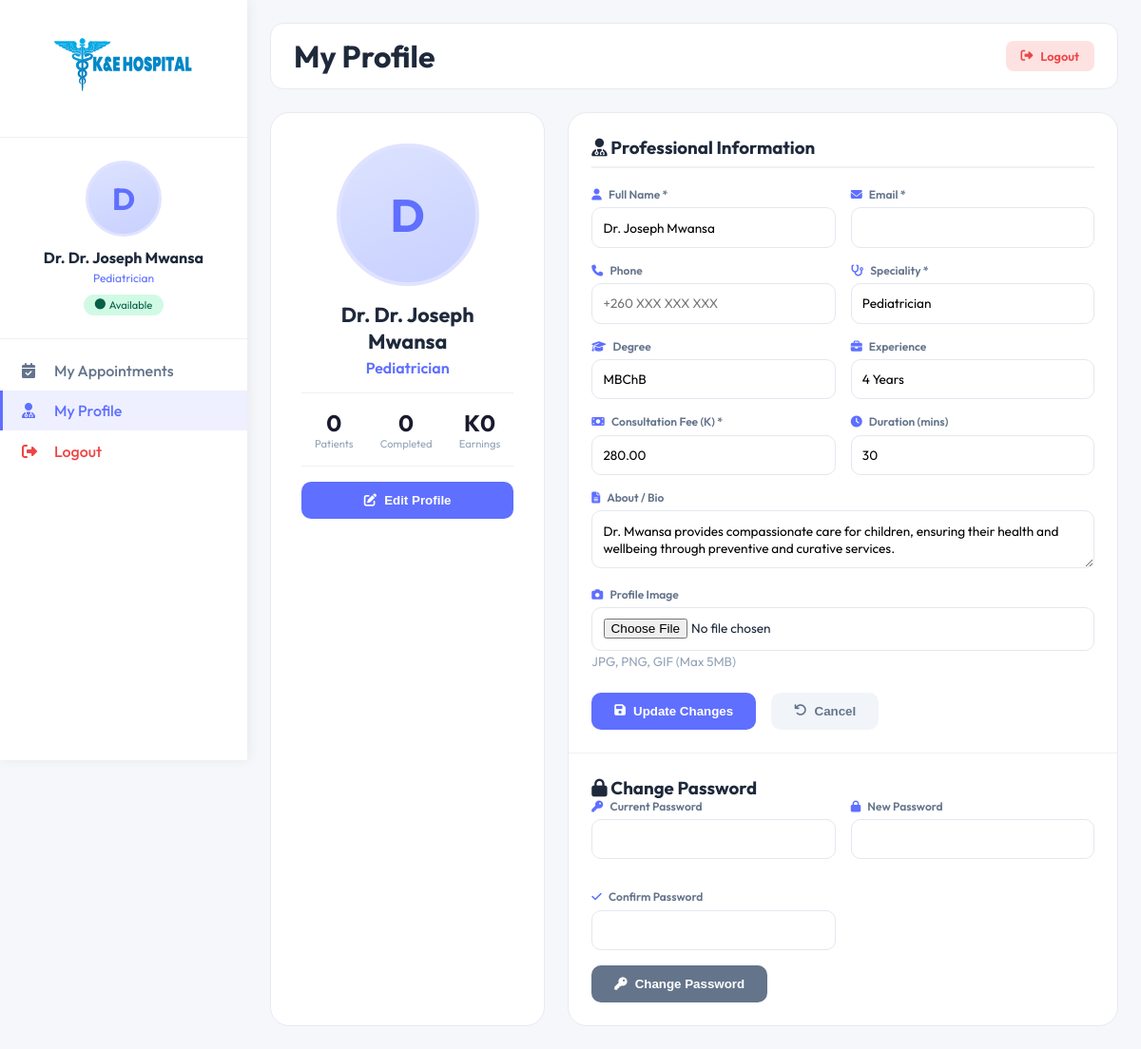
Before: /frontend/doctor-profile.php (signed in) with the older database file.
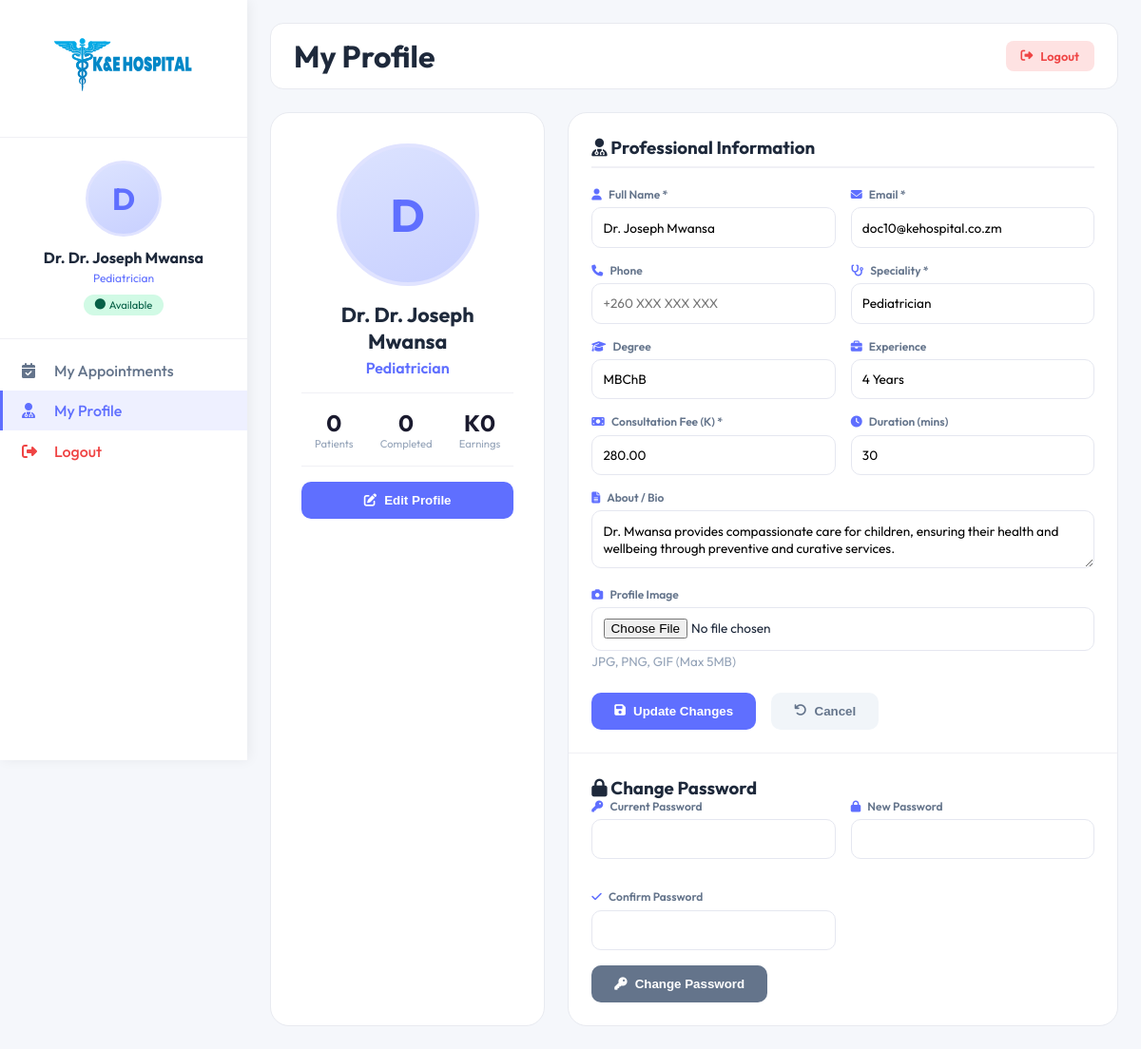
After: the same page with the newer database file.
### tables this page shows
CREATE TABLE doctors (
    doctor_id VARCHAR(50) PRIMARY KEY,
    name VARCHAR(100) NOT NULL,
    email VARCHAR(100) UNIQUE,
    password VARCHAR(255),  
    profile_image VARCHAR(255) DEFAULT '/frontend/assets/upload_area.png',  
    image_path VARCHAR(255),  
    speciality VARCHAR(100) NOT NULL,
    degree VARCHAR(50) NOT NULL,
    experience VARCHAR(50) NOT NULL,
    about TEXT,
    fees DECIMAL(10, 2) NOT NULL,
    address_line1 VARCHAR(255),
    address_line2 VARCHAR(255),
    consultation_duration INT DEFAULT 30,  
    is_available BOOLEAN DEFAULT TRUE,
    rating DECIMAL(3,2) DEFAULT 0,  
    total_reviews INT DEFAULT 0,
    created_at TIMESTAMP DEFAULT CURRENT_TIMESTAMP,
    updated_at TIMESTAMP DEFAULT CURRENT_TIMESTAMP ON UPDATE CURRENT_TIMESTAMP,
    INDEX idx_speciality (speciality),
    INDEX idx_is_available (is_available),
    INDEX idx_rating (rating)
);

### frontend/doctor-profile.php (the view, shortened to what this page needs)
<?php
$host     = 'localhost';
$dbname   = 'ke_hospital';
$username = 'root';
$password = '';
$doctor_id   = $_SESSION['doctor_id'];
$doctor = array();
try {
    $pdo = new PDO("mysql:host=$host;dbname=$dbname;charset=utf8", $username, $password);
    $pdo->setAttribute(PDO::ATTR_ERRMODE, PDO::ERRMODE_EXCEPTION);
    $pdo->setAttribute(PDO::ATTR_DEFAULT_FETCH_MODE, PDO::FETCH_ASSOC);
    $stmt = $pdo->prepare("
        SELECT
            d.*,
            COUNT(a.appointment_id) as total_appointments,
            SUM(CASE WHEN a.status = 'Completed' THEN 1 ELSE 0 END) as completed_appointments,
            SUM(CASE WHEN a.status = 'Pending' THEN 1 ELSE 0 END) as pending_appointments,
            SUM(CASE WHEN a.status = 'Confirmed' THEN 1 ELSE 0 END) as confirmed_appointments,
            COALESCE(SUM(p.amount), 0) as total_earnings
        FROM doctors d
        LEFT JOIN appointments a ON d.doctor_id = a.doctor_id
        LEFT JOIN payments p ON a.appointment_id = p.appointment_id AND p.payment_status = 'Completed'
        WHERE d.doctor_id = ?
        GROUP BY d.doctor_id
    ");
    $stmt->execute([$doctor_id]);
    $doctor = $stmt->fetch();
} catch (PDOException $e) {
    $error_msg = 'Database error: ' . $e->getMessage();
}
function getDoctorImage($image_path) {
    $path = ltrim($image_path, '/');
    return '';
}
$profile_img = getDoctorImage($doctor['profile_image'] ?? '');
$initials = strtoupper(substr($doctor['name'] ?? 'Doctor', 0, 1));
?>
<!DOCTYPE html>
<html lang="en">
<head>
<link rel="stylesheet" href="https://cdnjs.cloudflare.com/ajax/libs/font-awesome/6.5.0/css/all.min.css">
</head>
<body>
<div class="layout">
<aside class="sidebar" id="sidebar">
    <div class="sidebar-brand">
        <img src="assets/logo.svg" width="150" alt="K&E Hospital">
    </div>
    <div class="doc-profile-card">
        <div class="doc-avatar-wrap">
            <?php if ($profile_img): ?>
                <img src="<?php echo htmlspecialchars($profile_img); ?>" alt="<?php echo htmlspecialchars($doctor['name']); ?>">
            <?php else: ?>
                <?php echo $initials; ?>
            <?php endif; ?>
        </div>
        <div class="doc-profile-name">Dr. <?php echo htmlspecialchars($doctor['name']); ?></div>
        <div class="doc-profile-spec"><?php echo htmlspecialchars($doctor['speciality']); ?></div>
        <span class="doc-avail-badge"><i class="fas fa-circle"></i> Available</span>
    </div>
    <nav class="sidebar-nav">
        <a href="doctor-dashboard.php" class="nav-link"><i class="fas fa-calendar-check"></i> My Appointments</a>
        <a href="doctor-profile.php" class="nav-link active"><i class="fas fa-user-md"></i> My Profile</a>
        <a href="doctor-logout.php" class="nav-link" style="color:#ef4444;"><i class="fas fa-sign-out-alt"></i> Logout</a>
    </nav>
</aside>
<main class="main">
    <div class="topbar">
        <div class="topbar-left">
            <h1>My Profile</h1>
        </div>
        <a href="doctor-logout.php" class="logout-link"><i class="fas fa-sign-out-alt"></i> Logout</a>
    </div>
    <div class="profile-container">
        <div class="profile-sidebar-card">
            <div class="profile-image-section">
                <div class="profile-main-avatar">
                    <?php if ($profile_img): ?>
                        <img src="<?php echo htmlspecialchars($profile_img); ?>" alt="<?php echo htmlspecialchars($doctor['name']); ?>" id="profilePreview">
                    <?php else: ?>
                        <span id="profileInitial"><?php echo $initials; ?></span>
                    <?php endif; ?>
                </div>
                <div class="profile-name-large">Dr. <?php echo htmlspecialchars($doctor['name']); ?></div>
                <div class="profile-speciality"><?php echo htmlspecialchars($doctor['speciality']); ?></div>
                <div class="stats-row">
                    <div class="stat-item"><div class="stat-value"><?php echo $doctor['total_appointments'] ?? 0; ?></div><div class="stat-label">Patients</div></div>
                    <div class="stat-item"><div class="stat-value"><?php echo $doctor['completed_appointments'] ?? 0; ?></div><div class="stat-label">Completed</div></div>
                    <div class="stat-item"><div class="stat-value">K<?php echo number_format($doctor['total_earnings'] ?? 0, 0); ?></div><div class="stat-label">Earnings</div></div>
                </div>
                <button class="edit-profile-btn" onclick="document.getElementById('profileForm').scrollIntoView({behavior:'smooth'})"><i class="fas fa-edit"></i> Edit Profile</button>
            </div>
        </div>
        <div class="profile-main-card">
            <form method="POST" enctype="multipart/form-data" id="profileForm">
                <div class="form-section">
                    <h3><i class="fas fa-user-md"></i> Professional Information</h3>
                    <div class="form-row">
                        <div class="form-group"><label><i class="fas fa-user"></i> Full Name *</label><input type="text" name="name" value="<?php echo htmlspecialchars($doctor['name']); ?>" required></div>
                        <div class="form-group"><label><i class="fas fa-envelope"></i> Email *</label><input type="email" name="email" value="<?php echo htmlspecialchars($doctor['email']); ?>" required></div>
                    </div>
                    <div class="form-row">
                        <div class="form-group"><label><i class="fas fa-phone"></i> Phone</label><input type="text" name="phone" value="<?php echo htmlspecialchars($doctor['phone'] ?? ''); ?>" placeholder="+260 XXX XXX XXX"></div>
                        <div class="form-group"><label><i class="fas fa-stethoscope"></i> Speciality *</label><input type="text" name="speciality" value="<?php echo htmlspecialchars($doctor['speciality']); ?>" required></div>
                    </div>
                    <div class="form-row">
                        <div class="form-group"><label><i class="fas fa-graduation-cap"></i> Degree</label><input type="text" name="degree" value="<?php echo htmlspecialchars($doctor['degree'] ?? ''); ?>" placeholder="MBChB, MD"></div>
                        <div class="form-group"><label><i class="fas fa-briefcase"></i> Experience</label><input type="text" name="experience" value="<?php echo htmlspecialchars($doctor['experience'] ?? ''); ?>" placeholder="5 Years"></div>
                    </div>
                    <div class="form-row">
                        <div class="form-group"><label><i class="fas fa-money-bill"></i> Consultation Fee (K) *</label><input type="number" name="fees" value="<?php echo htmlspecialchars($doctor['fees'] ?? 0); ?>" step="10" required></div>
                        <div class="form-group"><label><i class="fas fa-clock"></i> Duration (mins)</label><input type="number" name="consultation_duration" value="<?php echo htmlspecialchars($doctor['consultation_duration'] ?? 30); ?>"></div>
                    </div>
                    <div class="form-group"><label><i class="fas fa-file-alt"></i> About / Bio</label><textarea name="about" placeholder="Write a short bio..."><?php echo htmlspecialchars($doctor['about'] ?? ''); ?></textarea></div>
                    <div class="form-group"><label><i class="fas fa-camera"></i> Profile Image</label><input type="file" name="profile_image" accept="image/*" id="profileImageInput"><small style="color:#94a3b8;"> JPG, PNG, GIF (Max 5MB)</small>
                    </div>
                    <div class="form-actions">
                        <button type="submit" name="update_profile" class="btn-save"><i class="fas fa-save"></i> Update Changes</button>
                        <button type="reset" class="btn-cancel" onclick="window.location.reload();"><i class="fas fa-undo"></i> Cancel</button>
                    </div>
                </div>
            </form>
            <div class="password-section">
                <h3><i class="fas fa-lock"></i> Change Password</h3>
                <form method="POST" onsubmit="return validatePasswordForm()">
                    <div class="form-row">
                        <div class="form-group"><label><i class="fas fa-key"></i> Current Password</label><input type="password" name="current_password" id="current_password" required></div>
                        <div class="form-group"><label><i class="fas fa-lock"></i> New Password</label><input type="password" name="new_password" id="new_password" required></div>
                        <div class="form-group"><label><i class="fas fa-check"></i> Confirm Password</label><input type="password" name="confirm_password" id="confirm_password" required></div>
                    </div>
                    <button type="submit" name="change_password" class="btn-save" style="background:#64748b;"><i class="fas fa-key"></i> Change Password</button>
                </form>
            </div>
        </div>
    </div>
</main>
</div>
</body>
</html>

### frontend/doctor-profile.php (style rules this page uses)
* { margin:0;padding:0;box-sizing:border-box; }
body { font-family:'Outfit',sans-serif;background:#f5f7fb;color:#1e293b; }
a { text-decoration:none;color:inherit; }
img { max-width:100%; }
.layout { display:flex;min-height:100vh; }
.sidebar { width:260px;background:#fff;flex-shrink:0;box-shadow:2px 0 12px rgba(0,0,0,0.06);position:fixed;height:100vh;overflow-y:auto;z-index:200; }
.sidebar-brand { padding:1.25rem;border-bottom:1px solid #f0f0f5;text-align:center; }
.doc-profile-card { padding:1.5rem;text-align:center;border-bottom:1px solid #f0f0f5; }
.doc-avatar-wrap { width:80px;height:80px;border-radius:50%;margin:0 auto 0.75rem;background:linear-gradient(160deg,#dce3ff,#c8d0ff);border:3px solid #e0e3ff;display:flex;align-items:center;justify-content:center;font-size:2rem;font-weight:700;color:#5f6fff;overflow:hidden; }
.doc-profile-name { font-size:1rem;font-weight:700;margin-bottom:0.25rem; }
.doc-profile-spec { font-size:0.75rem;color:#5f6fff;margin-bottom:0.5rem; }
.doc-avail-badge { display:inline-flex;align-items:center;gap:4px;background:#d1fae5;color:#065f46;padding:0.25rem 0.75rem;border-radius:50px;font-size:0.7rem; }
.sidebar-nav { padding:0.75rem 0; }
.nav-link { display:flex;align-items:center;gap:0.875rem;padding:0.7rem 1.25rem;color:#64748b;font-weight:500;transition:all 0.2s;border-left:3px solid transparent; }
.nav-link.active { background:#eef0ff;color:#5f6fff;border-left-color:#5f6fff; }
.nav-link i { width:20px; }
.main { flex:1;margin-left:260px;padding:1.5rem; }
.topbar { background:#fff;border-radius:14px;padding:0.875rem 1.5rem;display:flex;justify-content:space-between;align-items:center;margin-bottom:1.5rem;border:1px solid #e8eaf0; }
.logout-link { background:#fee2e2;color:#ef4444;padding:0.5rem 1rem;border-radius:8px;font-size:0.8rem;font-weight:600;display:inline-flex;align-items:center;gap:0.5rem; }
.profile-container { display:grid;grid-template-columns:1fr 2fr;gap:1.5rem; }
.profile-sidebar-card,.profile-main-card { background:#fff;border-radius:20px;border:1px solid #e8eaf0;overflow:hidden; }
.profile-image-section { text-align:center;padding:2rem; }
.profile-main-avatar { width:150px;height:150px;border-radius:50%;margin:0 auto 1rem;background:linear-gradient(160deg,#dce3ff,#c8d0ff);border:4px solid #e0e3ff;display:flex;align-items:center;justify-content:center;font-size:3rem;font-weight:700;color:#5f6fff;overflow:hidden; }
.profile-name-large { font-size:1.35rem;font-weight:700;margin-bottom:0.25rem; }
.profile-speciality { color:#5f6fff;font-weight:600; }
.stats-row { display:flex;justify-content:space-around;padding:1rem 0;border-top:1px solid #f0f0f5;border-bottom:1px solid #f0f0f5;margin:1rem 0; }
.stat-value { font-size:1.5rem;font-weight:700;color:#1a1a2e; }
.stat-label { font-size:0.7rem;color:#94a3b8; }
.edit-profile-btn { width:100%;padding:0.75rem;background:#5f6fff;color:#fff;border:none;border-radius:10px;font-weight:600;cursor:pointer;display:flex;align-items:center;justify-content:center;gap:0.5rem;margin-top:1rem; }
.form-section { padding:1.5rem; }
.form-section h3 { margin-bottom:1.25rem;border-bottom:2px solid #f0f0f5;padding-bottom:0.5rem; }
.form-row { display:grid;grid-template-columns:1fr 1fr;gap:1rem; }
.form-group { margin-bottom:1rem; }
.form-group label { display:block;font-size:0.75rem;font-weight:600;color:#64748b;margin-bottom:0.4rem; }
.form-group label i { color:#5f6fff;margin-right:0.3rem; }
.form-group input,.form-group textarea,.form-group select { width:100%;padding:0.7rem;border:1.5px solid #e5e7f0;border-radius:10px;font-family:'Outfit',sans-serif;font-size:0.85rem; }
.form-actions { display:flex;gap:1rem;margin-top:1.5rem; }
.btn-save { padding:0.75rem 1.5rem;background:#5f6fff;color:#fff;border:none;border-radius:10px;font-weight:600;cursor:pointer;display:inline-flex;align-items:center;gap:0.5rem; }
.btn-cancel { padding:0.75rem 1.5rem;background:#f1f5f9;color:#64748b;border:none;border-radius:10px;font-weight:600;cursor:pointer;display:inline-flex;align-items:center;gap:0.5rem; }
.password-section { padding:1.5rem;border-top:1px solid #f0f0f5; }

Changed rows visible on the page:
changed doctors "Dr. Joseph Mwansa": email (not shown) → "doc10@kehospital.co.zm"
